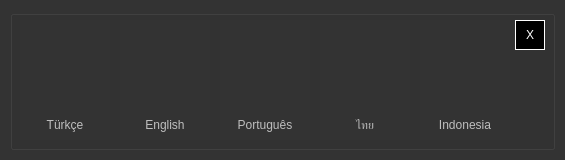
<?xml version="1.0" encoding="UTF-8"?>
<ui version="4.0">
 <class>LanguageDialog</class>
 <widget class="QDialog" name="LanguageDialog">
  <property name="geometry">
   <rect>
    <x>0</x>
    <y>0</y>
    <width>565</width>
    <height>160</height>
   </rect>
  </property>
  <property name="windowTitle">
   <string>Dialog</string>
  </property>
  <property name="styleSheet">
   <string notr="true">background-color: rgb(51, 51, 51);</string>
  </property>
  <widget class="QGroupBox" name="groupBox">
   <property name="geometry">
    <rect>
     <x>10</x>
     <y>10</y>
     <width>545</width>
     <height>140</height>
    </rect>
   </property>
   <property name="title">
    <string/>
   </property>
   <widget class="QPushButton" name="pushButton_6">
    <property name="geometry">
     <rect>
      <x>505</x>
      <y>10</y>
      <width>30</width>
      <height>30</height>
     </rect>
    </property>
    <property name="styleSheet">
     <string notr="true">background-color: rgb(0, 0, 0);
color: rgb(255, 255, 255);
border: 1px solid white;
font: 20px 'Roboto';</string>
    </property>
    <property name="text">
     <string>X</string>
    </property>
   </widget>
   <widget class="QLabel" name="label_2">
    <property name="geometry">
     <rect>
      <x>110</x>
      <y>100</y>
      <width>90</width>
      <height>30</height>
     </rect>
    </property>
    <property name="styleSheet">
     <string notr="true">background-color: rgb(51, 51, 51);
color: rgb(190, 190, 190);
border: 0px;
font: 16px 'Roboto';</string>
    </property>
    <property name="text">
     <string>English</string>
    </property>
    <property name="alignment">
     <set>Qt::AlignCenter</set>
    </property>
   </widget>
   <widget class="QLabel" name="label_3">
    <property name="geometry">
     <rect>
      <x>210</x>
      <y>100</y>
      <width>90</width>
      <height>30</height>
     </rect>
    </property>
    <property name="styleSheet">
     <string notr="true">background-color: rgb(51, 51, 51);
color: rgb(190, 190, 190);
border: 0px;
font: 16px 'Roboto';</string>
    </property>
    <property name="text">
     <string>Português</string>
    </property>
    <property name="alignment">
     <set>Qt::AlignCenter</set>
    </property>
   </widget>
   <widget class="QLabel" name="label_4">
    <property name="geometry">
     <rect>
      <x>310</x>
      <y>100</y>
      <width>90</width>
      <height>30</height>
     </rect>
    </property>
    <property name="styleSheet">
     <string notr="true">background-color: rgb(51, 51, 51);
color: rgb(190, 190, 190);
border: 0px;
font: 16px 'Roboto';</string>
    </property>
    <property name="text">
     <string>ไทย</string>
    </property>
    <property name="alignment">
     <set>Qt::AlignCenter</set>
    </property>
   </widget>
   <widget class="QLabel" name="label_5">
    <property name="geometry">
     <rect>
      <x>410</x>
      <y>100</y>
      <width>90</width>
      <height>30</height>
     </rect>
    </property>
    <property name="styleSheet">
     <string notr="true">background-color: rgb(51, 51, 51);
color: rgb(190, 190, 190);
border: 0px;
font: 16px 'Roboto';</string>
    </property>
    <property name="text">
     <string>Indonesia</string>
    </property>
    <property name="alignment">
     <set>Qt::AlignCenter</set>
    </property>
   </widget>
   <widget class="QPushButton" name="pushButton_2">
    <property name="geometry">
     <rect>
      <x>110</x>
      <y>10</y>
      <width>90</width>
      <height>90</height>
     </rect>
    </property>
    <property name="styleSheet">
     <string notr="true">QPushButton
{
	border: 0px;
	image: url(:/images/images/USAPassiveImage.png);
}

QPushButton:hover
{
	border: 0px;
	image: url(:/images/images/USAActiveImage.png);
}</string>
    </property>
    <property name="text">
     <string/>
    </property>
   </widget>
   <widget class="QPushButton" name="pushButton_3">
    <property name="geometry">
     <rect>
      <x>210</x>
      <y>10</y>
      <width>90</width>
      <height>90</height>
     </rect>
    </property>
    <property name="styleSheet">
     <string notr="true">QPushButton
{
	border: 0px;
	image: url(:/images/images/brasilPassiveImage.png);
}

QPushButton:hover
{
	border: 0px;
	image: url(:/images/images/brasilActiveImage.png);
}</string>
    </property>
    <property name="text">
     <string/>
    </property>
   </widget>
   <widget class="QPushButton" name="pushButton_4">
    <property name="geometry">
     <rect>
      <x>310</x>
      <y>10</y>
      <width>90</width>
      <height>90</height>
     </rect>
    </property>
    <property name="styleSheet">
     <string notr="true">QPushButton
{
	border: 0px;
	image: url(:/images/images/thailandPassiveImage.png);
}

QPushButton:hover
{
	border: 0px;
	image: url(:/images/images/thailandActiveImage.png);
}</string>
    </property>
    <property name="text">
     <string/>
    </property>
   </widget>
   <widget class="QPushButton" name="pushButton_5">
    <property name="geometry">
     <rect>
      <x>410</x>
      <y>10</y>
      <width>90</width>
      <height>90</height>
     </rect>
    </property>
    <property name="styleSheet">
     <string notr="true">QPushButton
{
	border: 0px;
	image: url(:/images/images/indonesiaPassiveImage.png);
}

QPushButton:hover
{
	border: 0px;
	image: url(:/images/images/indonesiaActiveImage.png);
}</string>
    </property>
    <property name="text">
     <string/>
    </property>
   </widget>
   <widget class="QPushButton" name="pushButton">
    <property name="geometry">
     <rect>
      <x>10</x>
      <y>10</y>
      <width>90</width>
      <height>90</height>
     </rect>
    </property>
    <property name="styleSheet">
     <string notr="true">QPushButton
{
	border: 0px;
	image: url(:/images/images/turkeyPassiveImage.png);
}

QPushButton:hover
{
	border: 0px;
	image: url(:/images/images/turkeyActiveImage.png);
}</string>
    </property>
    <property name="text">
     <string/>
    </property>
   </widget>
   <widget class="QLabel" name="label">
    <property name="geometry">
     <rect>
      <x>10</x>
      <y>100</y>
      <width>90</width>
      <height>30</height>
     </rect>
    </property>
    <property name="styleSheet">
     <string notr="true">background-color: rgb(51, 51, 51);
color: rgb(190, 190, 190);
border: 0px;
font: 16px 'Roboto';</string>
    </property>
    <property name="text">
     <string>Türkçe</string>
    </property>
    <property name="alignment">
     <set>Qt::AlignCenter</set>
    </property>
   </widget>
  </widget>
 </widget>
 <resources/>
 <connections/>
</ui>
